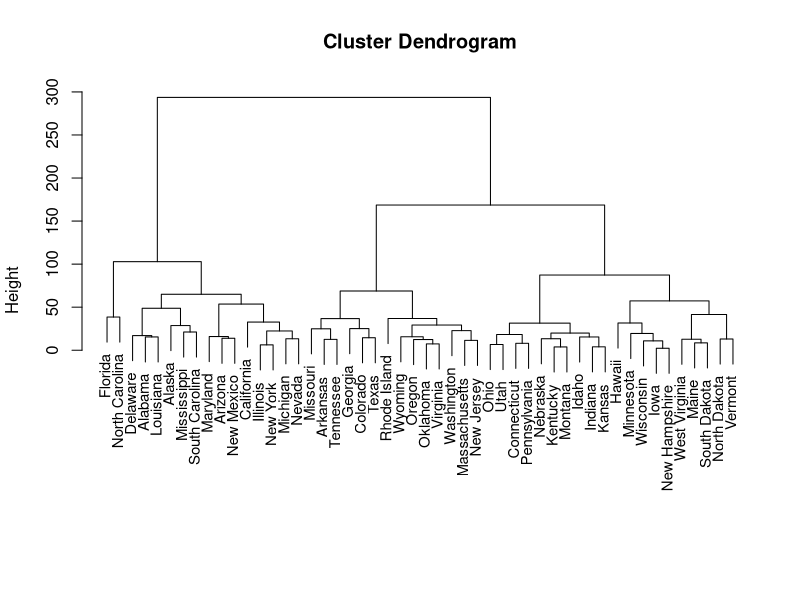
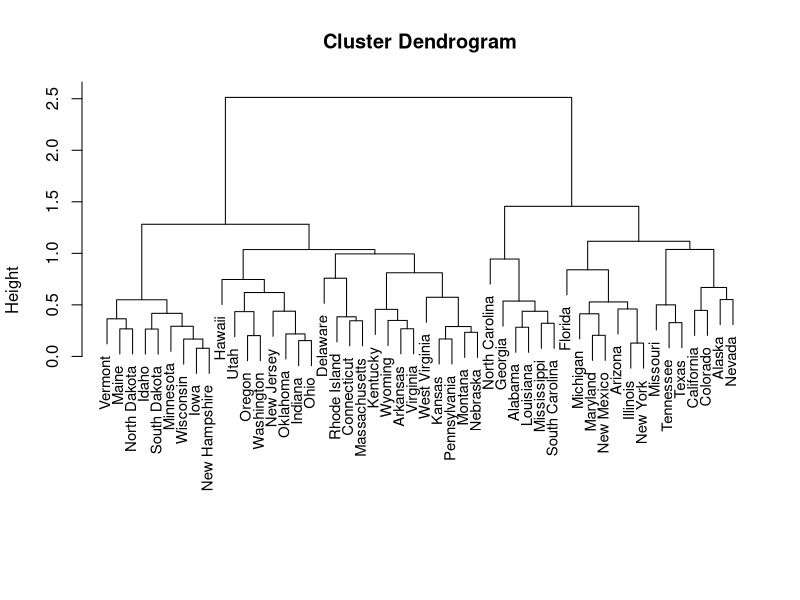

These figures' R source, in order:
# chap_10_prob_9.R (Hierarchical clustering on the USArrests

set.seed(0)

# Part (a-b):
# 
hclust.complete = hclust( dist(USArrests), method="complete" )

plot( hclust.complete, xlab="", sub="", cex=0.9 )


#cutree( hclust.complete, h=150 ) # height we cut at 
ct = cutree( hclust.complete, k=3 ) # number of clusters to cut into

# Print which states go into each cluster:
# 
for( k in 1:3 ){
  print(k)
  print( rownames( USArrests )[ ct == k ] )
}


# Part (c-d):
# 
hclust.complete.scale = hclust( dist(scale(USArrests,center=FALSE)), method="complete" )


plot( hclust.complete.scale, xlab="", sub="", cex=0.9 )


ct = cutree( hclust.complete.scale, k=3 ) # number of clusters to cut into

# Print which states go into each cluster in this case:
# 
for( k in 1:3 ){
  print(k)
  print( rownames( USArrests )[ ct == k ] )
}